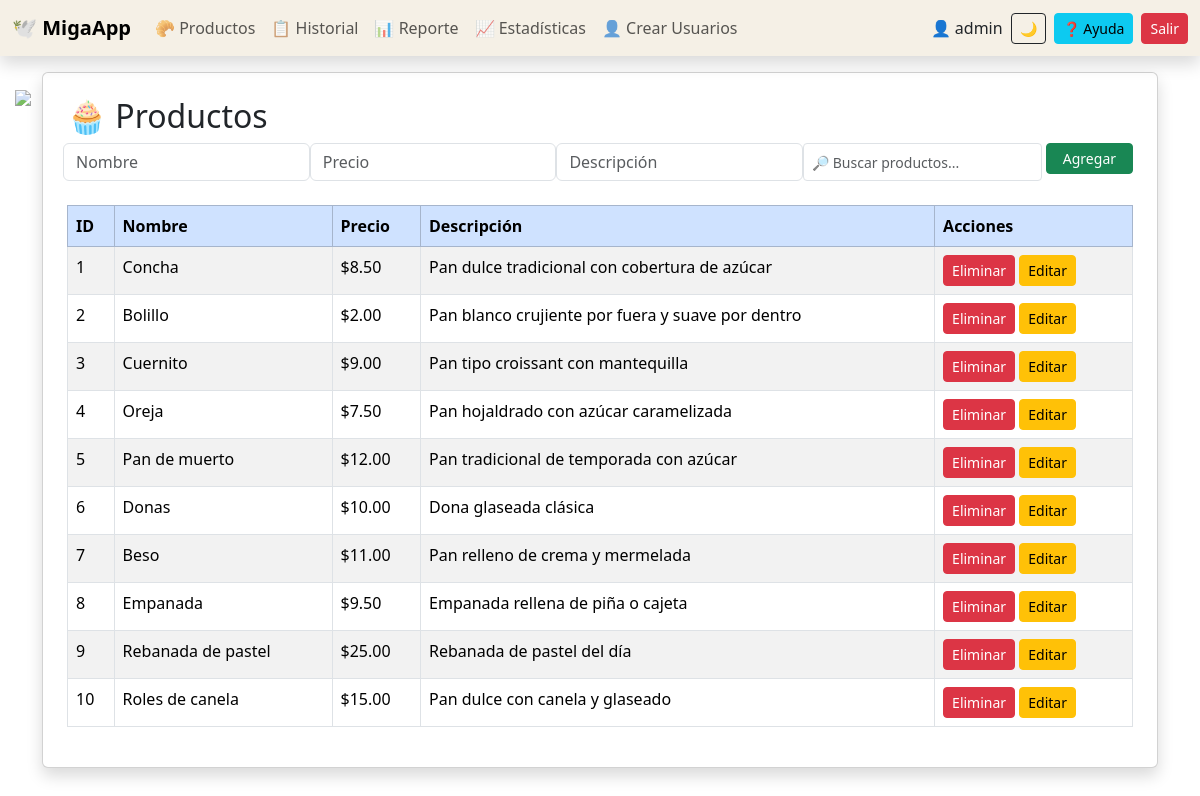
Screenshot of /soloadmin.php (signed in) with the database file from the repository.
### tables this page shows
CREATE TABLE `panes` (
  `id_pan` int NOT NULL AUTO_INCREMENT,
  `nombre` varchar(50) NOT NULL,
  `descripcion` text,
  `precio` decimal(10,2) NOT NULL,
  PRIMARY KEY (`id_pan`)
);

### MySQLAux.php (called while the page is built, shortened)
<?php
class MySQLAux {
    public $conn;
    public function __construct($server, $db, $usr, $pass) {
        $this->server = $server;
        $this->db = $db;
        $this->usr = $usr;
        $this->pass = $pass;
        $connectionString = "mysql:host={$this->server};dbname={$this->db};charset=utf8mb4";
        try {
            $this->conn = new PDO($connectionString, $this->usr, $this->pass);
            $this->conn->setAttribute(PDO::ATTR_ERRMODE, PDO::ERRMODE_EXCEPTION);
        } catch (PDOException $e) {
            die("❌ Error de conexión: " . $e->getMessage());
        }
    }
    public function obtenTodasLasFilas($tabla) {
        $query = "SELECT * FROM $tabla";
        $comando = $this->conn->prepare($query);
        $comando->execute();
        $res = [];
        while ($fila = $comando->fetch(PDO::FETCH_ASSOC)) {
            $res[] = $fila;
        }
        return $res;
    }
}

### soloadmin.php (the view, shortened to what this page needs)
<?php
require_once "MySQLAux.php";
$mysql = new MySQLAux("localhost","pruebas","root","root");
$datos = $mysql->obtenTodasLasFilas("panes");
?>
<!DOCTYPE html>
<html lang="es">
<head>
<link href="https://cdn.jsdelivr.net/npm/bootstrap@5.3.6/dist/css/bootstrap.min.css" rel="stylesheet">
<link href="https://cdn.datatables.net/2.3.0/css/dataTables.bootstrap5.min.css" rel="stylesheet">
</head>
<body class="<?= $_SESSION['tema']; ?>">
<nav class="navbar navbar-expand-lg navbar-custom fixed-top shadow">
<div class="container-fluid">
<a class="navbar-brand fw-bold">🕊️ MigaApp</a>
<div class="collapse navbar-collapse">
<ul class="navbar-nav me-auto">
<li class="nav-item"><a class="nav-link" href="soloadmin.php">🥐 Productos</a></li>
<li class="nav-item"><a class="nav-link" href="historial_ventas.php">📋 Historial</a></li>
<li class="nav-item"><a class="nav-link" href="reporte_ventas.php">📊 Reporte</a></li>
<li class="nav-item"><a class="nav-link" href="estadisticas.php">📈 Estadísticas</a></li>
<li class="nav-item"><a class="nav-link" href="crear_usuario.php">👤 Crear Usuarios</a></li>
</ul>
<div class="d-flex gap-2 align-items-center">
<span>👤 <?= $_SESSION['usuario']; ?></span>
<button class="btn btn-outline-dark btn-sm" onclick="cambiarTema()">🌙</button>
<button class="btn btn-info btn-sm"
data-bs-toggle="modal"
data-bs-target="#ayudaModal">
❓ Ayuda
</button>
<a href="logout.php" class="btn btn-danger btn-sm">Salir</a>
</div>
</div>
</div>
</nav>
<div class="container mt-5 pt-4">
<div class="card p-4 shadow">
<h2>🧁 Productos</h2>
<form method="POST" action="agregar_pan.php" class="row g-2 mb-4">
<input type="text" name="nombre" class="form-control col" placeholder="Nombre" required>
<input type="number" step="0.01" name="precio" class="form-control col" placeholder="Precio" required>
<input type="text" name="descripcion" class="form-control col" placeholder="Descripción">
<input
    type="search"
    id="buscadorTabla"
    class="form-control form-control-sm col"
    placeholder="🔎 Buscar productos..."
>
<div class="col-auto">
<button class="btn btn-success btn-sm px-3">Agregar</button>
</div>
</form>
<table id="tabla" class="table table-striped table-bordered">
<thead class="table-primary">
<tr>
<th>ID</th>
<th>Nombre</th>
<th>Precio</th>
<th>Descripción</th>
<th>Acciones</th>
</tr>
</thead>
<tbody>
<?php foreach($datos as $fila): ?>
<tr>
<td><?= $fila["id_pan"]; ?></td>
<td><?= htmlspecialchars($fila["nombre"]); ?></td>
<td>$<?= number_format($fila["precio"],2); ?></td>
<td><?= htmlspecialchars($fila["descripcion"]); ?></td>
<td>
<button class="btn btn-danger btn-sm"
onclick="abrirModal('<?= $fila['id_pan']; ?>','<?= htmlspecialchars($fila['nombre']); ?>')">
Eliminar
</button>
<form method="GET" action="editar_precio.php" style="display:inline;">
<button class="btn btn-warning btn-sm">Editar</button>
</form>
</td>
</tr>
<?php endforeach; ?>
</tbody>
</table>
</div>
</div>
</body>
</html>

### soloadmin.php (style rules this page uses)
.navbar-custom { background:#f5f0e6; }

### rows the page displays
panes: id_pan "1", nombre "Concha", precio "8.50", descripcion "Pan dulce tradicional con cobertura de azúcar"
panes: id_pan "2", nombre "Bolillo", precio "2.00", descripcion "Pan blanco crujiente por fuera y suave por dentro"
panes: id_pan "3", nombre "Cuernito", precio "9.00", descripcion "Pan tipo croissant con mantequilla"
panes: id_pan "4", nombre "Oreja", precio "7.50", descripcion "Pan hojaldrado con azúcar caramelizada"
panes: id_pan "5", nombre "Pan de muerto", precio "12.00", descripcion "Pan tradicional de temporada con azúcar"
panes: id_pan "6", nombre "Donas", precio "10.00", descripcion "Dona glaseada clásica"
panes: id_pan "7", nombre "Beso", precio "11.00", descripcion "Pan relleno de crema y mermelada"
panes: id_pan "8", nombre "Empanada", precio "9.50", descripcion "Empanada rellena de piña o cajeta"
panes: id_pan "9", nombre "Rebanada de pastel", precio "25.00", descripcion "Rebanada de pastel del día"
panes: id_pan "10", nombre "Roles de canela", precio "15.00", descripcion "Pan dulce con canela y glaseado"

### other values shown
$_SESSION['usuario'] "admin"
